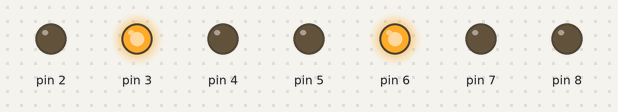
Bench run of a program on a simulated Arduino Uno, built with avr-gcc and run on an emulated ATmega328P. Shown: output pins drawn as LEDs (lit = HIGH).

Above: at 0.1 s.
Timing chart, 0 to 1.6 s (numbered marks = the images above):
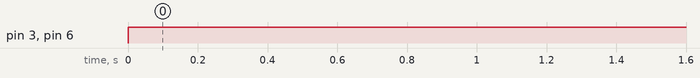

Measured:
- by itself, pin 3, pin 6: LOW → HIGH at 0.00 s

The program:

main.cpp
```cpp
//Code released under GNU GPL.  Free to use for anything.
//Remove the following line if you are using the Arduino IDE
#include "Arduino.h"

void sevenseg(int);
void setup()
{
  // initialize LED digital pin as an output.
  pinMode(2, OUTPUT);//a
  pinMode(3, OUTPUT);//b
  pinMode(4, OUTPUT);//c
  pinMode(5, OUTPUT);//d
  pinMode(6, OUTPUT);//e
  pinMode(7, OUTPUT);//f
  pinMode(8, OUTPUT);//g
}

void loop()
{
	sevenseg(5);

}
void sevenseg(int dec)
{
	int a=0,b=0,c=0,d=0,e=0,f=0,g=0;

	switch(dec)
	{
		case 0:
			g=1;
			break;
		case 1:
			a=1,d=1,e=1,f=1,g=1;
			break;
		case 2:
			c=1,f=1;
			break;
		case 3:
			e=1,f=1;
			break;
		case 4:
			a=1,d=1,e=1;
			break;
		case 5:
			b=1,e=1;
			break;
		case 6:
			b=1;
			break;
		case 7:
			d=1,e=1,f=1,g=1;
			break;
		case 8:
			break;
		case 9:
			e=1;
			break;
		default:
			b=1,c=1;
			break;
	}
	digitalWrite(2,a);
	digitalWrite(3,b);
	digitalWrite(4,c);
	digitalWrite(5,d);
	digitalWrite(6,e);
	digitalWrite(7,f);
	digitalWrite(8,g);

}
```
